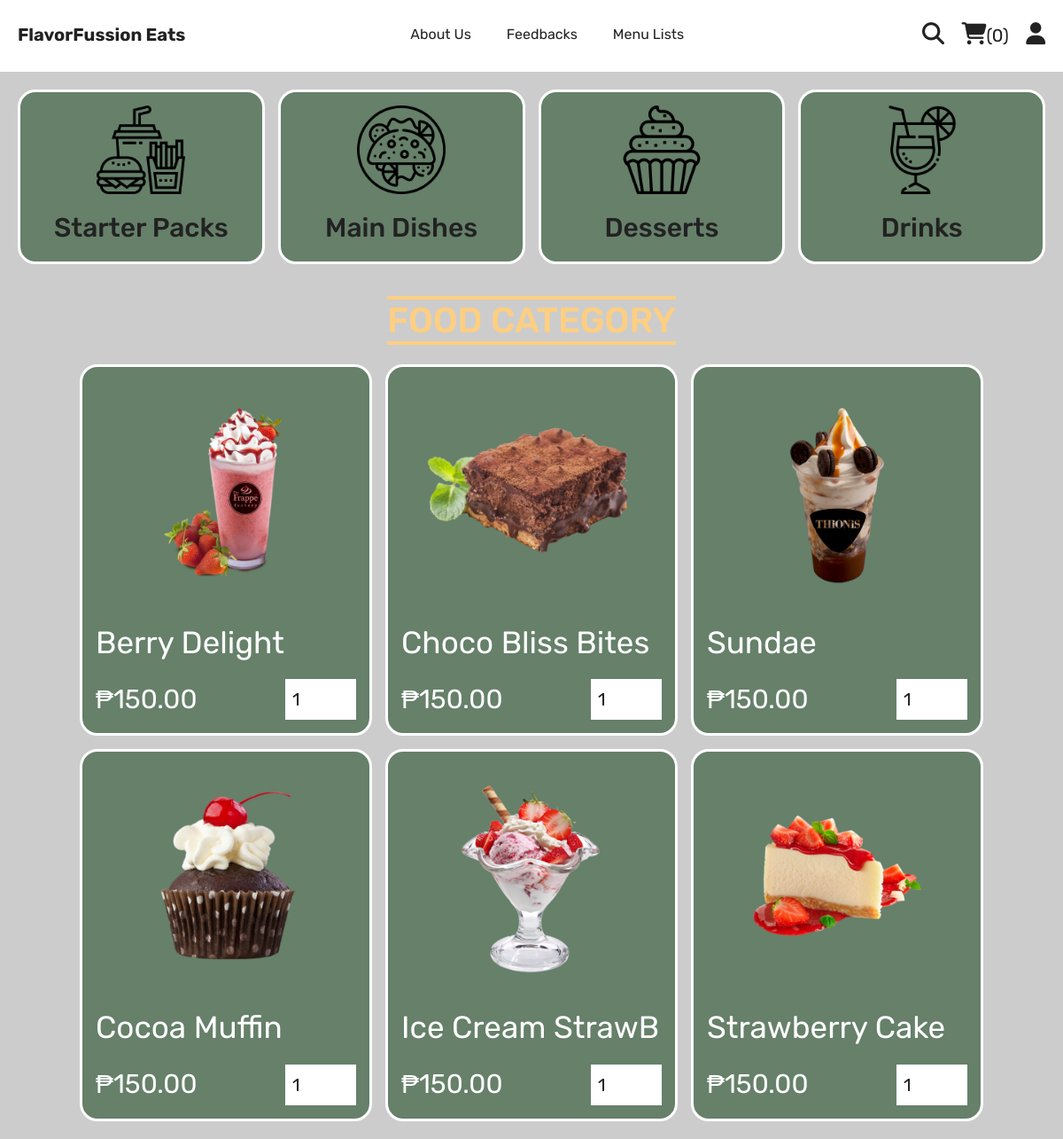
/category.php?category=desserts, run on the app's committed database.
### tables this page shows
CREATE TABLE `products` (
  `id` int(100) NOT NULL,
  `name` varchar(100) NOT NULL,
  `category` varchar(100) NOT NULL,
  `price` decimal(10,2) NOT NULL,
  `image` blob NOT NULL
);

### category.php (the view, shortened to what this page needs)
<?php
include 'components/connect.php';
include 'components/add_cart.php';
?>
<!DOCTYPE html>
<html lang="en">
<head>
<link rel="stylesheet" href="https://cdn.jsdelivr.net/npm/bootstrap@4.6.0/dist/css/bootstrap.min.css">
<link rel="stylesheet" href="https://cdnjs.cloudflare.com/ajax/libs/font-awesome/6.1.1/css/all.min.css">
   <link rel="stylesheet" href="css/style.css">
</head>
<body>
<?php include 'components/user_header.php'; ?>
<section class="category">
   <div class="box-container">
   <div class="box-container">
      <a href="category.php?category=starter packs" class="box">
         <img src="images/cat-1.png" alt="">
         <h3>Starter Packs</h3>
      </a>
      <a href="category.php?category=main dishes" class="box">
         <img src="images/cat-2.png" alt="">
         <h3>Main Dishes</h3>
      </a>
      <a href="category.php?category=desserts" class="box">
         <img src="images/cat-4.png" alt="">
         <h3>Desserts</h3>
      </a>
      <a href="category.php?category=drinks" class="box">
         <img src="images/cat-3.png" alt="">
         <h3>Drinks</h3>
      </a>
   </div>
</section>
<section class="products">
   <h1 class="title">Food Category</h1>
   <div class="box-container">
      <?php
         $category = $_GET['category'];
         $select_products = $conn->prepare("SELECT * FROM `products` WHERE category = ?");
         $select_products->execute([$category]);
         if($select_products->rowCount() > 0){
            while($fetch_products = $select_products->fetch(PDO::FETCH_ASSOC)){
      ?>
      <form action="" method="post" class="box">
         <img src="uploaded_img/<?= $fetch_products['image']; ?>" alt="">
         <div class="name"><?= $fetch_products['name']; ?></div>
         <div class="flex">
            <div class="price"><span>₱</span><?= $fetch_products['price']; ?></div>
            <input type="number" name="qty" class="qty" min="1" max="99" value="1" maxlength="2">
         </div>
      </form>
      <?php
            }
         }else{
            echo '<p class="empty">No new dish was added yet.</p>';
         }
      ?>
   </div>
</section>
</body>
</html>

### components/add_cart.php (shortened to what this page needs)
<!DOCTYPE html>
<html lang="en">
<head>
   <link rel="stylesheet" href="https://cdnjs.cloudflare.com/ajax/libs/font-awesome/6.1.1/css/all.min.css">
   <link rel="stylesheet" href="css/style.css">
</head>
<body>
</body>
</html>

### components/user_header.php (shortened to what this page needs)
<header class="header">
        <section class="flex">
            <a href="home.php" class="logo">FlavorFussion Eats</a>
            <nav class="navbar">
            <a href="about.php">About Us</a>
            <a href="messages.php">Feedbacks</a>
            <a href="menu.php">Menu Lists</a>
            </nav>
  <div class="icons">
         <?php
            $count_cart_items = $conn->prepare("SELECT * FROM `cart` WHERE user_id = ?");
            $count_cart_items->execute([$user_id]);
            $total_cart_items = $count_cart_items->rowCount();
         ?>
         <a href="search.php"><i class="fas fa-search"></i></a>
         <a href="cart.php"><i class="fas fa-shopping-cart"></i><span>(<?= $total_cart_items; ?>)</span></a>
         <div id="user-btn" class="fas fa-user"></div>
      </div>
   </section>
</header>

### css/style.css (style rules this page uses)
:root { --yellow:#fed330; --red:#e74c3c; --white:#fff; --black:#222; --light-color:#777; --border:.3rem solid var(--white); }
body { background-image: url("headchef.jpg"); background-color: #cccccc; background-repeat: no-repeat; background-attachment: fixed; background-position: center; }
* { font-family: 'Rubik', sans-serif; margin:0; padding:0; box-sizing: border-box; outline: none; border: none; text-decoration: none; }
html { font-size: 62.5%; overflow-x: hidden; scroll-behavior: smooth; stop-opacity: 7rem; }
section { margin:0 auto; max-width: 1200px; padding:2rem; }
.title { text-align: center; margin-bottom: 2.5rem; font-size: 4rem; color:#FFCF81; text-transform: uppercase; text-decoration: underline overline; text-underline-offset: 1rem; }
.header { position: sticky; top:0; left:0; right:0; z-index: 1000; background-color: var(--white); border-bottom: var(--border); }
.header .flex { display: flex; align-items: center; justify-content: space-between; position: relative; }
.header .flex .logo { font-size: 2rem; color:var(--black); font-weight: bold; }
.header .flex .navbar a { font-size: 1.6rem; color:var(--black); margin:0 2rem; }
.header .flex .icons > * { margin-left: 1.5rem; font-size: 2.5rem; color:var(--black); cursor: pointer; }
.header .flex .icons span { font-size: 2rem; }
.category .box-container { display: grid; grid-template-columns: repeat(auto-fit, minmax(27rem, 1fr)); gap: 1.5rem; align-items: flex-start; }
.category .box-container .box { border:var(--border); border-radius: 2rem; padding:1.5rem; position: relative; overflow: hidden; text-align: center; background-color: #66806A; }
.category .box-container .box img { width: 100%; height: 10rem; object-fit: contain; }
.category .box-container .box h3 { font-size: 3rem; margin-top: 2rem; color:var(--black); text-transform: capitalize; }
.products .box-container { display: grid; grid-template-columns: repeat(auto-fit, 33rem); justify-content: center; align-items: flex-start; gap:1.5rem; }
.products .box-container .box { border:var(--border); border-radius: 2rem; padding:1.5rem; position: relative; overflow: hidden; background-color: #66806A; }
.products .box-container .box img { height: 25rem; width: 100%; object-fit: contain; margin-bottom: 1rem; }
.products .box-container .box .name { font-size: 3.5rem; color:var(--white); margin:1rem 0; }
.products .box-container .box .flex { display: flex; align-items: center; gap:1rem; margin-top: 1.5rem; }
.products .box-container .box .flex .price { margin-right: auto; font-size: 3rem; color:white; }
.products .box-container .box .flex .price span { color:var(--white); font-size: 3rem; }
.products .box-container .box .flex .qty { padding: .5rem; border:var(--border); font-size: 2rem; color:var(--black); }

### components/user_header.php (style rules this page uses)
.header .navbar { display: flex; justify-content: space-between; }

### category.php (style rules this page uses)
body { font-family: 'Arial', sans-serif; margin: 0; padding: 0; }
@media only screen and (min-width: 901px) { body { font-size: 18px; } }

### data on the page
products: image (picture), name "Berry Delight", price "150.00"
products: image (picture), name "Choco Bliss Bites", price "150.00"
products: image (picture), name "Sundae", price "150.00"
products: image (picture), name "Cocoa Muffin", price "150.00"
products: image (picture), name "Ice Cream StrawB", price "150.00"
products: image (picture), name "Strawberry Cake", price "150.00"

### other printed values
$total_cart_items "0"
